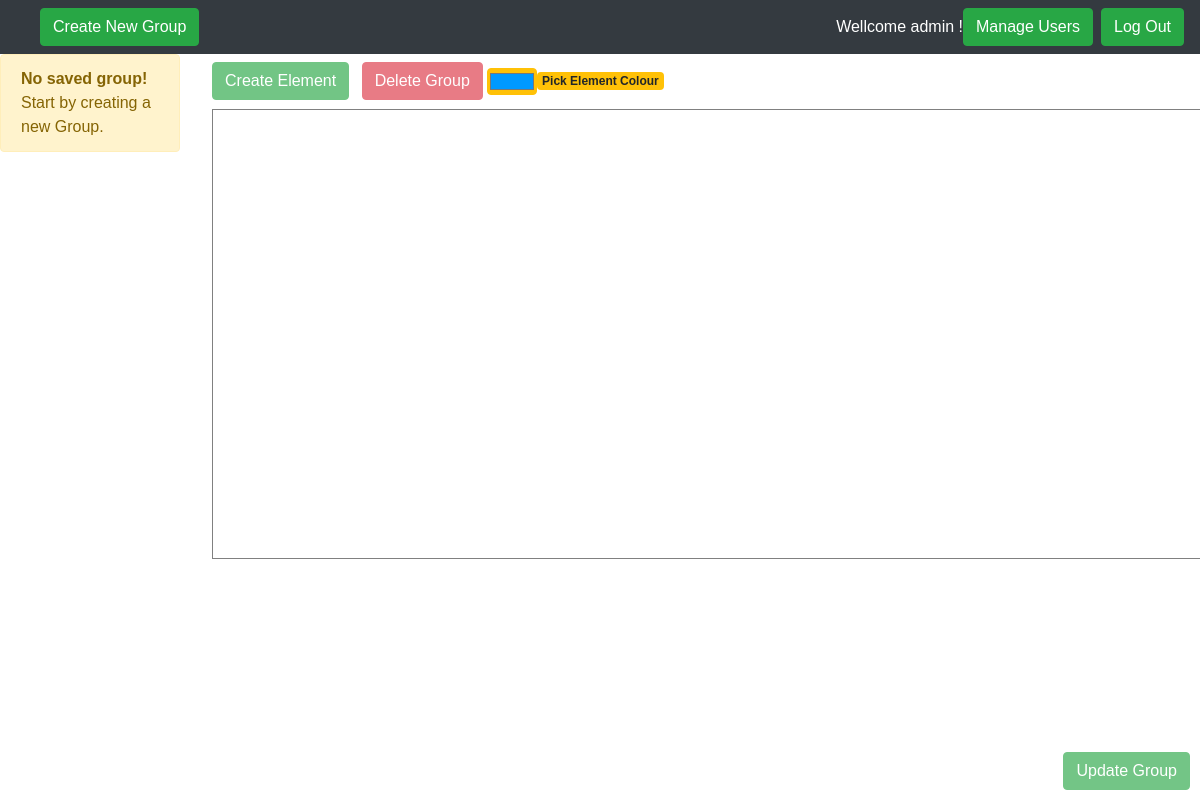
The page /index.php (signed in) on the database as committed earlier.
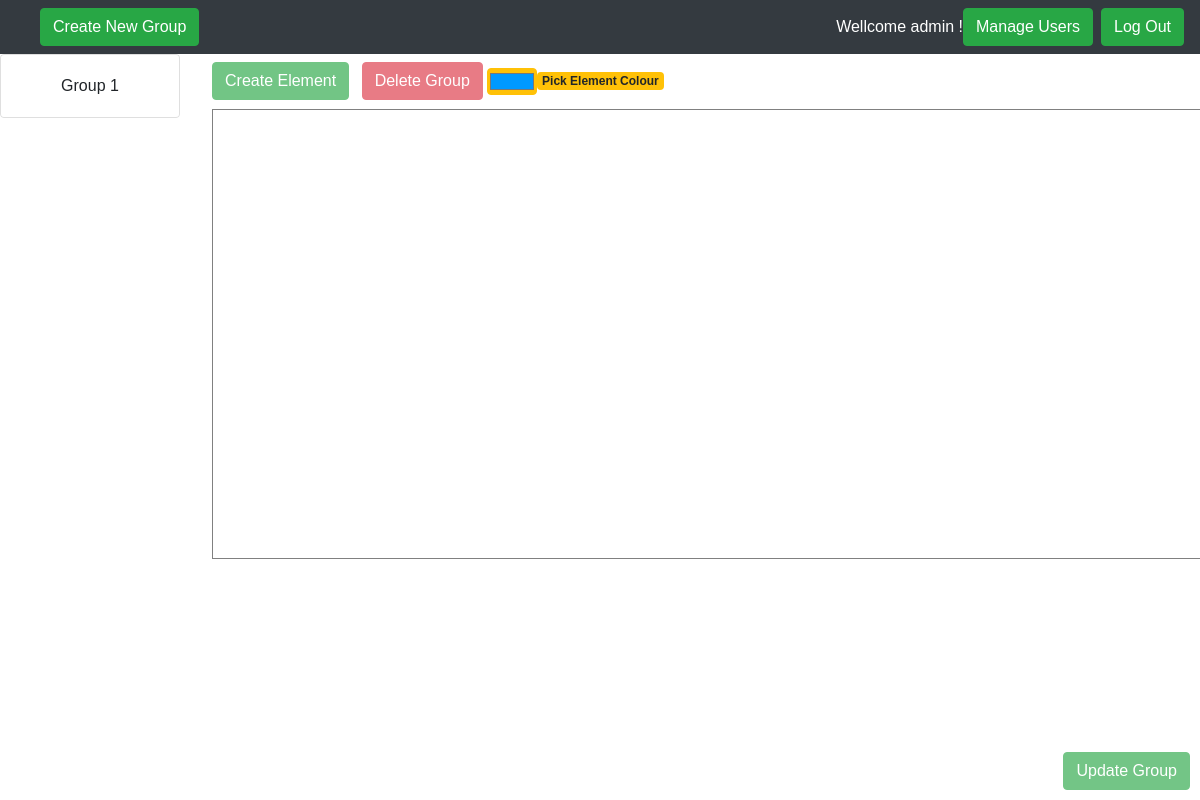
The same page on the database as committed later.
### tables this page shows
CREATE TABLE IF NOT EXISTS `groups` (
  `group_id` varchar(200) NOT NULL,
  `email` varchar(100) NOT NULL,
  `graph` longtext NOT NULL CHECK (json_valid(`graph`)),
  PRIMARY KEY (`group_id`,`email`),
  KEY `email` (`email`)
);

### getAllGroups.php (the view, shortened to what this page needs)
<?php
    require_once('./conn.php');
    if(isset($_SESSION) && isset($_SESSION['email']) && isset($_SESSION['type']) && isset($_SESSION['name'])){
           $sql =  "SELECT group_id FROM groups WHERE email= '".$_SESSION['email']."'";
           $result= $conn -> query($sql);
           $data = '';
           if($result -> num_rows > 0){
               while($row= $result -> fetch_assoc()){
                    $data.= '<li class="list-group-item"><button class="btn btn-block"  onclick= "openGroup(this)">'.$row['group_id'].'</button></li>';
               }
               echo $data;
           }else{
               echo '<div class="alert alert-warning"><strong>No saved group!</strong> Start by creating a new Group.</div>';
           }
    }else{
        die();
    }
?>

### index.php (shortened to what this page needs)
<!DOCTYPE html>
<html lang="en">
<head>
    <link rel="stylesheet" href="style/style.css">
    <link rel="stylesheet" href="./assets/bootstrap.style/styles.css">
    <link rel="stylesheet" href="style/style-edit.css">
</head>
<body style="overflow:hidden">
    <nav class="navbar navbar-expand-sm bg-dark navbar-dark d-flex flex-row-reverse">
        <a class="btn btn-success ml-2" href="./logout.php">Log Out</a>
        <?php
            if($_SESSION['type'] == "admin"){
                echo '<a class="btn btn-success" href="./user-management.php">Manage Users</a>';
            }
        ?>
        <a style= "color:white">Wellcome <?php echo $_SESSION['name'].' !';?></a>
        <button id= "create-group" class="btn btn-success" style="position: fixed; left: 40px">Create New Group</button>
    </nav>
    <div class="row">
        <div class="col-2">
            <ul class="list-group" id= "list-groups" style="overflow:auto; max-height: calc(100vh - 80px); top: 0">
                <?php require_once("./getAllGroups.php");?>
            </ul>
        </div>
        <div class="main col-9">
            <button id = "create-elem" type="button" disabled = 'true' class="btn btn-success m-2" onclick="createElem(`<div><img src ='./icon.png'/></div>`,'Label', 'up')">Create Element</button>
            <div id="paper-html-elements"></div>
            <button id="update-group" disabled = 'true' class="btn btn-success" style="position: fixed; bottom:10px; right: 10px">Update Group</button>
            <button id="delete-group" disabled = 'true' class="btn btn-danger">Delete Group</button>
            <input id='color-picker' type='color' value='#0099ff' class="btn btn-warning" style= 'padding:0px'><span class='badge badge-warning'>Pick Element Colour</span></input>
        </div>
</body>
</html>

### style/style.css (style rules this page uses)
ul, #myUL { list-style-type: none; }
#paper-html-elements { position: absolute; width: 100%; top: 55px; left: 20px; border: 1px solid gray; display: inline-block; background: transparent; overflow: hidden; }

### style/style-edit.css (style rules this page uses)
body { font-family: Arial, Helvetica, sans-serif; }

Rows that differ between the two databases and show on the page:
added groups: group "Group 1"
Other text that changed with them:
text no longer shown: "No saved group! Start by creating a new Group."
